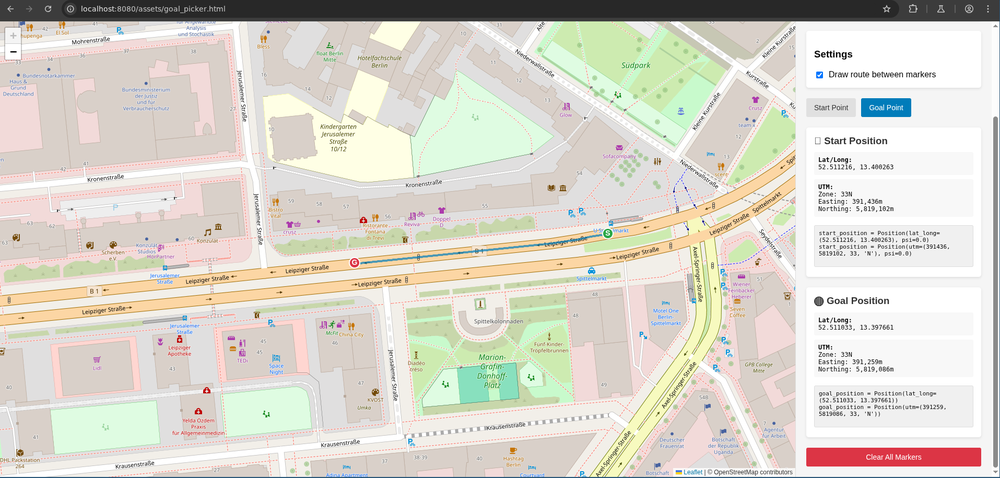
#> input picture adore_scenarios/assets/goal_picker.png, 1000 x 478 px, shrunk from 1915 x 915 before the run
$ python -i process_image.py   (imports and definitions only)
#> lines starting #> are read from the running program, lines starting #| are printed output that depends on the picture
#> further down, picture is the input picture: shape (478, 1000, 3); mean B, G, R 204.5, 214.4, 217.8
import cv2
import numpy as np
import os


MAX_NUM_COLORS = 15

hue_weight = 1.0
saturation_weight = 1.0
brightness_weight = 0.20

# [64 lines left out: functions process_images, apply_white_balance_to_clusters, quantize_colors_combined, not called in this run]


def process_image(img):

    img = denoise_image(img)
    img = quantize_colors(img)
    img = white_balance_opencv(img)

    return img


def denoise_image(img):
    """Apply strong denoising to remove thin diagonal lines and noise."""
    blur = cv2.GaussianBlur(img, (7, 7), 0)
    blur = cv2.GaussianBlur(blur, (3, 3), 0)

    denoised_image = cv2.fastNlMeansDenoisingColored(blur, None, 10, 10, 7, 21)
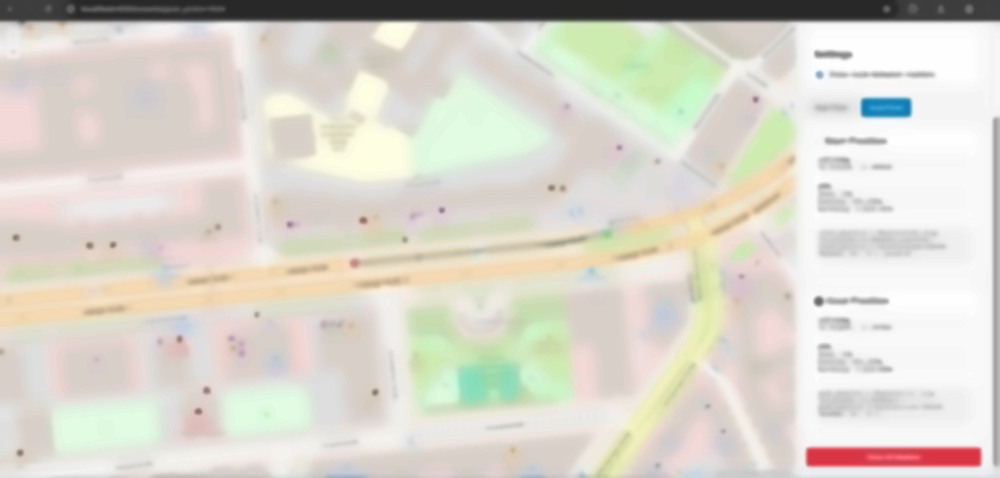
#> denoised_image: shape (478, 1000, 3); mean B, G, R 204.5, 214.6, 218.1

    return denoised_image

def white_balance_opencv(img):
    wb = cv2.xphoto.createSimpleWB()
    return wb.balanceWhite(img)

def quantize_colors(img, k=MAX_NUM_COLORS):
    """Cluster colors based primarily on hue similarity while considering saturation and brightness."""
#> called with k = 15
    hsv = cv2.cvtColor(img, cv2.COLOR_BGR2HSV)
#> hsv: shape (478, 1000, 3); mean H, S, V 23.5, 20.1, 221.6
    h, s, v = cv2.split(hsv)
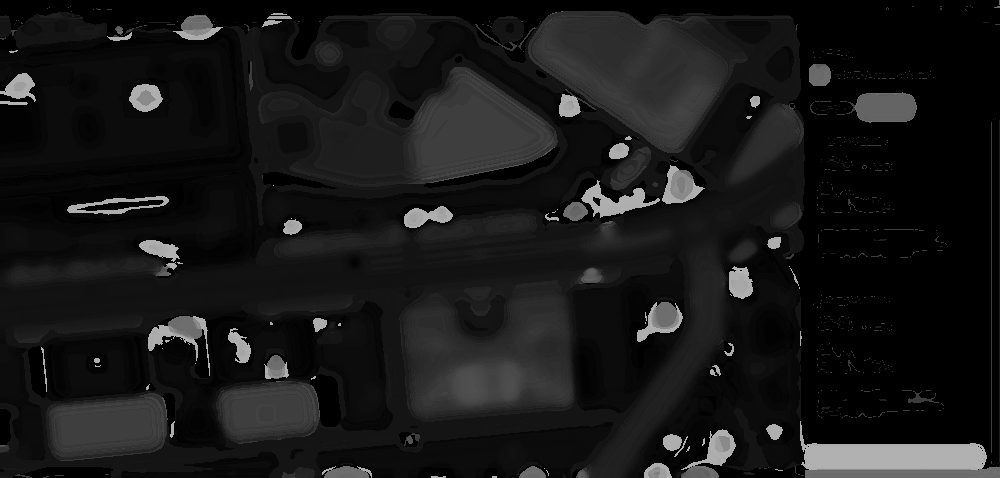
#> h: shape (478, 1000); min 0, max 179, mean 23.5
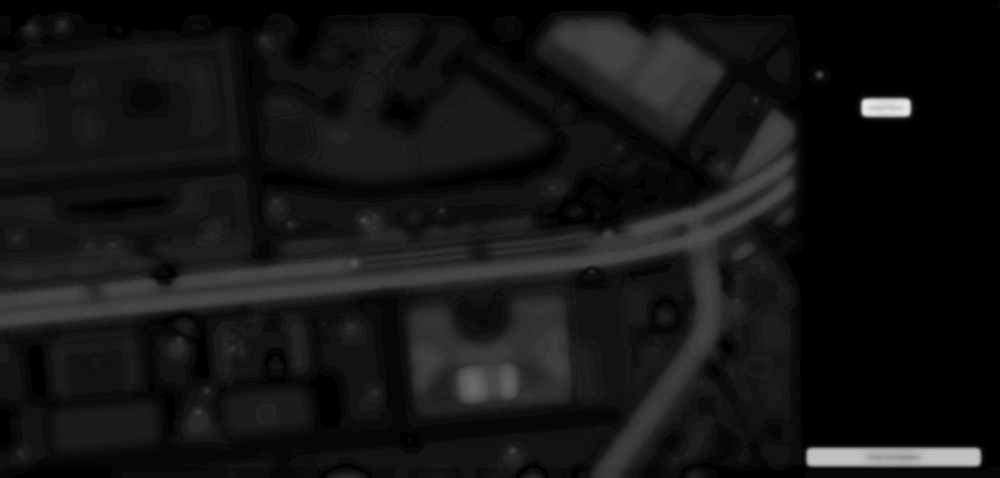
#> s: shape (478, 1000); min 0, max 234, mean 20.1
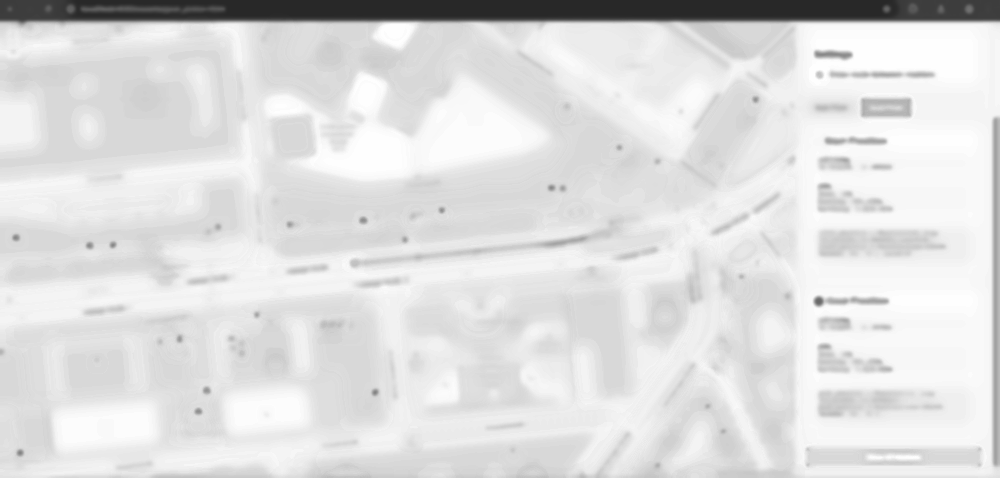
#> v: shape (478, 1000); min 40, max 254, mean 221.6

    # Stack hue, but weight saturation and brightness lower in clustering
    data = np.stack([h.flatten() * hue_weight, (s.flatten() * saturation_weight ), (v.flatten() * brightness_weight)], axis=1).astype(np.float32)

    criteria = (cv2.TERM_CRITERIA_EPS + cv2.TERM_CRITERIA_MAX_ITER, 100, 0.2)
    _, labels, centers = cv2.kmeans(data, k, None, criteria, 10, cv2.KMEANS_RANDOM_CENTERS)
#> centers = 15 rows, first 8: [32.01, 13.59, 12.23], [112, 11.13, 44.21], [53.96, 10.38, 45.74], [0, 0, 47.33], [46.78, 54.21, 46.26], [59.56, 27.69, 49.2], [20.63, 60.04, 47.01], [22.14, 9.64, 45.24]

    # Ensure strict assignment to only k colors
    centers = np.uint8(centers)
#> centers = 15 rows, first 8: [32, 13, 12], [111, 11, 44], [53, 10, 45], [0, 0, 47], [46, 54, 46], [59, 27, 49], [20, 60, 47], [22, 9, 45]
    clustered_pixels = centers[labels.flatten()]  # Replace each pixel with its cluster center

    # Reshape back into separate channels
    clustered_h = (clustered_pixels[:, 0] / hue_weight ).reshape(h.shape)
    clustered_s = (clustered_pixels[:, 1] / saturation_weight ).reshape(s.shape)  # Undo scaling
    clustered_v = (clustered_pixels[:, 2] / brightness_weight ).reshape(v.shape)  # Undo scaling
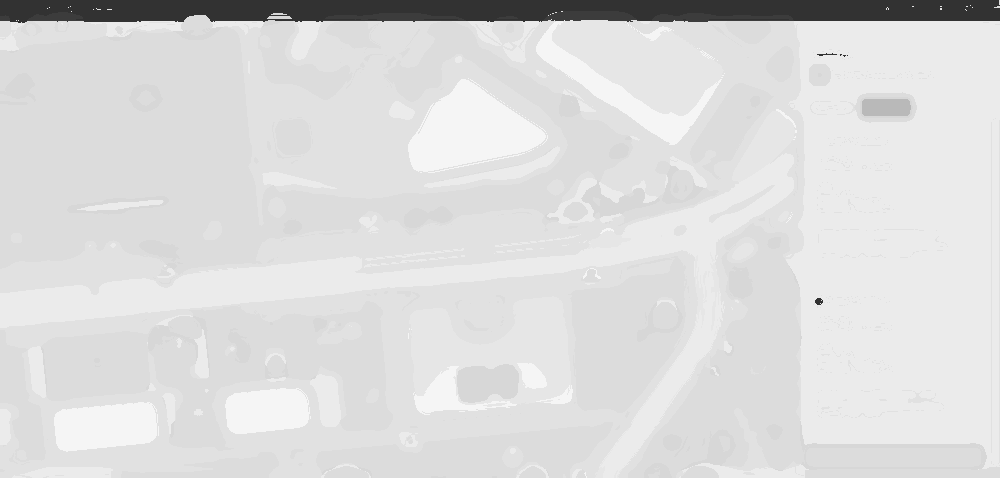
#> clustered_v: shape (478, 1000) float64; min 50, max 245, mean 219.1

    # Merge back with restored saturation and brightness
    clustered_hsv = cv2.merge([clustered_h, clustered_s, clustered_v])
#> clustered_hsv: shape (478, 1000, 3) float64; mean H, S, V 23, 19.7, 219.1
    clustered_hsv = clustered_hsv.astype(np.uint8)
#> clustered_hsv: shape (478, 1000, 3); mean H, S, V 23, 19.7, 219.1
    clustered_bgr = cv2.cvtColor(clustered_hsv, cv2.COLOR_HSV2BGR)
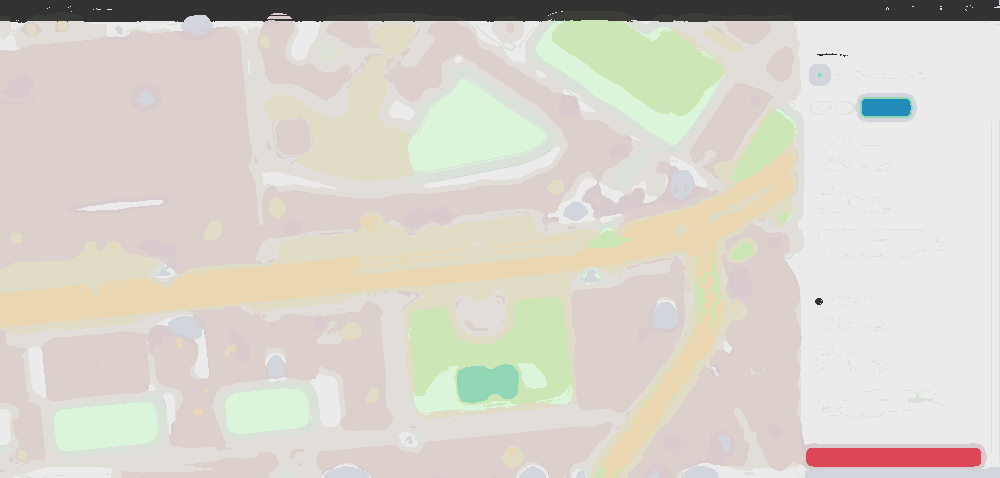
#> clustered_bgr: shape (478, 1000, 3); mean B, G, R 202.1, 211.9, 215.7
    return clustered_bgr


# [33 lines left out: functions count_unique_colors, save_images, process_images_in_folder, not called in this run]


# Run processing on all images in the current directory
# [1 line not run here, left out]

>>> import cv2
>>> picture = cv2.imread('../goal_picker.png')
>>> result = process_image(picture)
#> in white_balance_opencv, `return wb.balanceWhite(img)`:
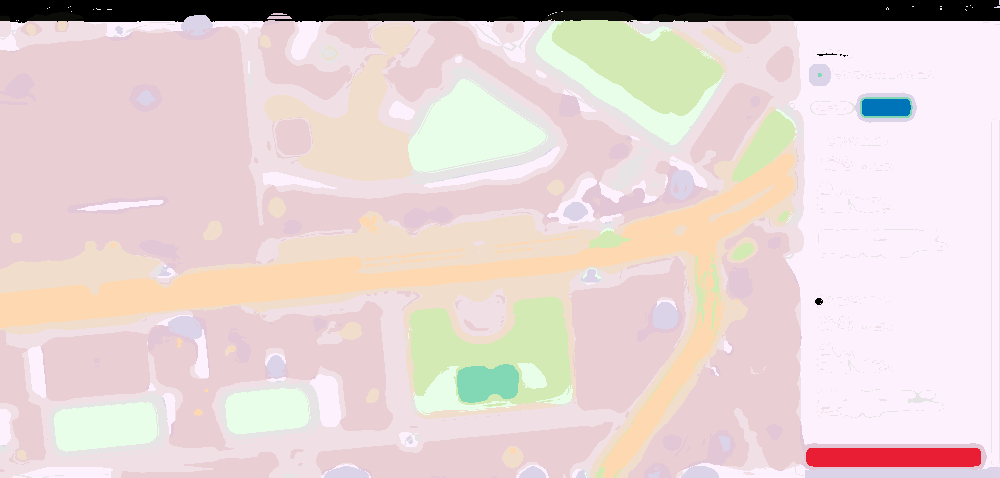
#> returned value: shape (478, 1000, 3); mean of channels 0, 1, 2 208.7, 210.8, 227.3; drawn as B, G, R
